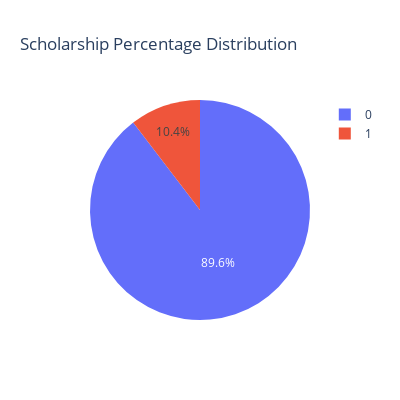
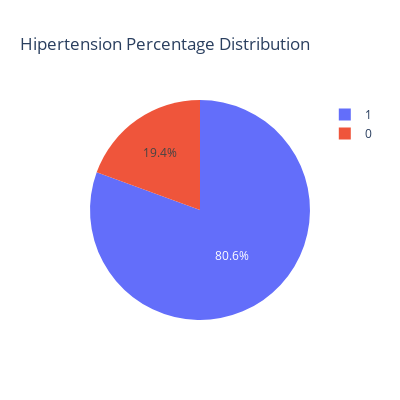

Notebook code cell kept with these figures, in order:
### Markdown cell above
- 40:60 percent ratio is not bad for our training process, and it will not that baised.

### Code cell
import plotly.express as px

for values in data.columns[5:]:
    figg = px.pie(
        names=pd.Series(np.array(new_data[values].unique())),
        values=pd.Series(np.array(new_data[values].value_counts())),
        title=f"{values} Percentage Distribution"
    )

    figg.update_layout(
        width = 400,
        height = 400
    )

    figg.show()

### Figure 1 — Plotly figure (JSON) as saved in the notebook; plotly's stock layout.template omitted (floating-point values rounded to 4 significant figures)
{"data": [{"domain": {"x": [0, 1], "y": [0, 1]}, "hovertemplate": "label=%{label}<br>value=%{value}<extra></extra>", "labels": [0, 1], "legendgroup": "", "name": "", "showlegend": true, "type": "pie", "values": [45312, 5254]}], "layout": {"height": 400, "legend": {"tracegroupgap": 0}, "title": {"text": "Scholarship Percentage Distribution"}, "width": 400}}

### Figure 2 — Plotly figure (JSON) as saved in the notebook; plotly's stock layout.template omitted (floating-point values rounded to 4 significant figures)
{"data": [{"domain": {"x": [0, 1], "y": [0, 1]}, "hovertemplate": "label=%{label}<br>value=%{value}<extra></extra>", "labels": [1, 0], "legendgroup": "", "name": "", "showlegend": true, "type": "pie", "values": [40744, 9822]}], "layout": {"height": 400, "legend": {"tracegroupgap": 0}, "title": {"text": "Hipertension Percentage Distribution"}, "width": 400}}
